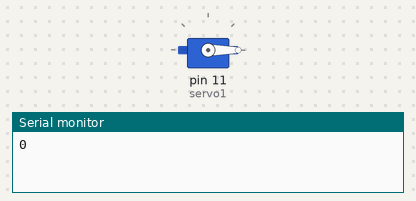
Recording of a sketch running on a simulated Arduino Uno, built with avr-gcc and run on an emulated ATmega328P. Parts: servo, the last lines printed to the serial monitor.

Above: at 0.05 s.
At 4.0 s:
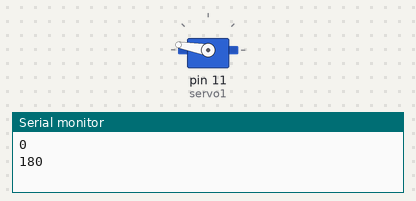
Timing chart, 0 to 5.2 s (numbered marks = the images above):
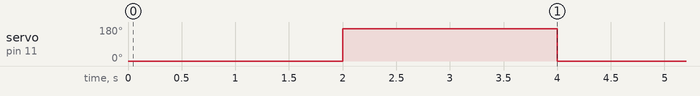

The sketch:

ArServocontroller.ino
```cpp
#include<Servo.h>
Servo servo1;
const int pulsMin = 50;
const int pulsMax = 2300;

void setup() {
  servo1.attach(11, pulsMin, pulsMax);
  Serial.begin(9600);
}

void loop() {
  Serial.println("0");
  servo1.write(0);
  delay(2000);


  Serial.println("180");
  servo1.write(170);
  delay(2000);
}
```

Measured:
- by itself, servo on pin 11 (servo1): alternates 170° for 2.0 s and 0° for 2.0 s
